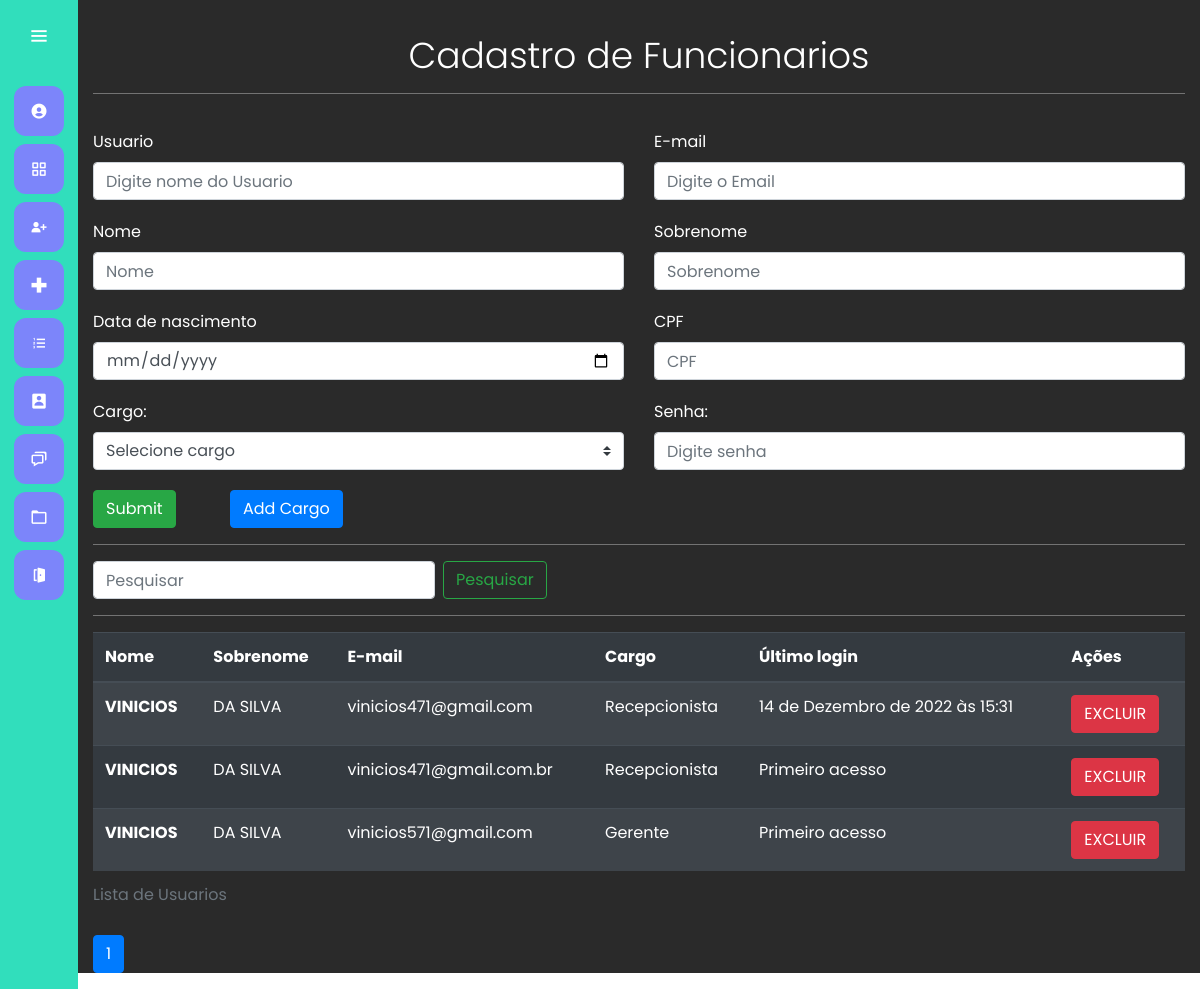
The app's page /cadastrar_usuario/, older data.
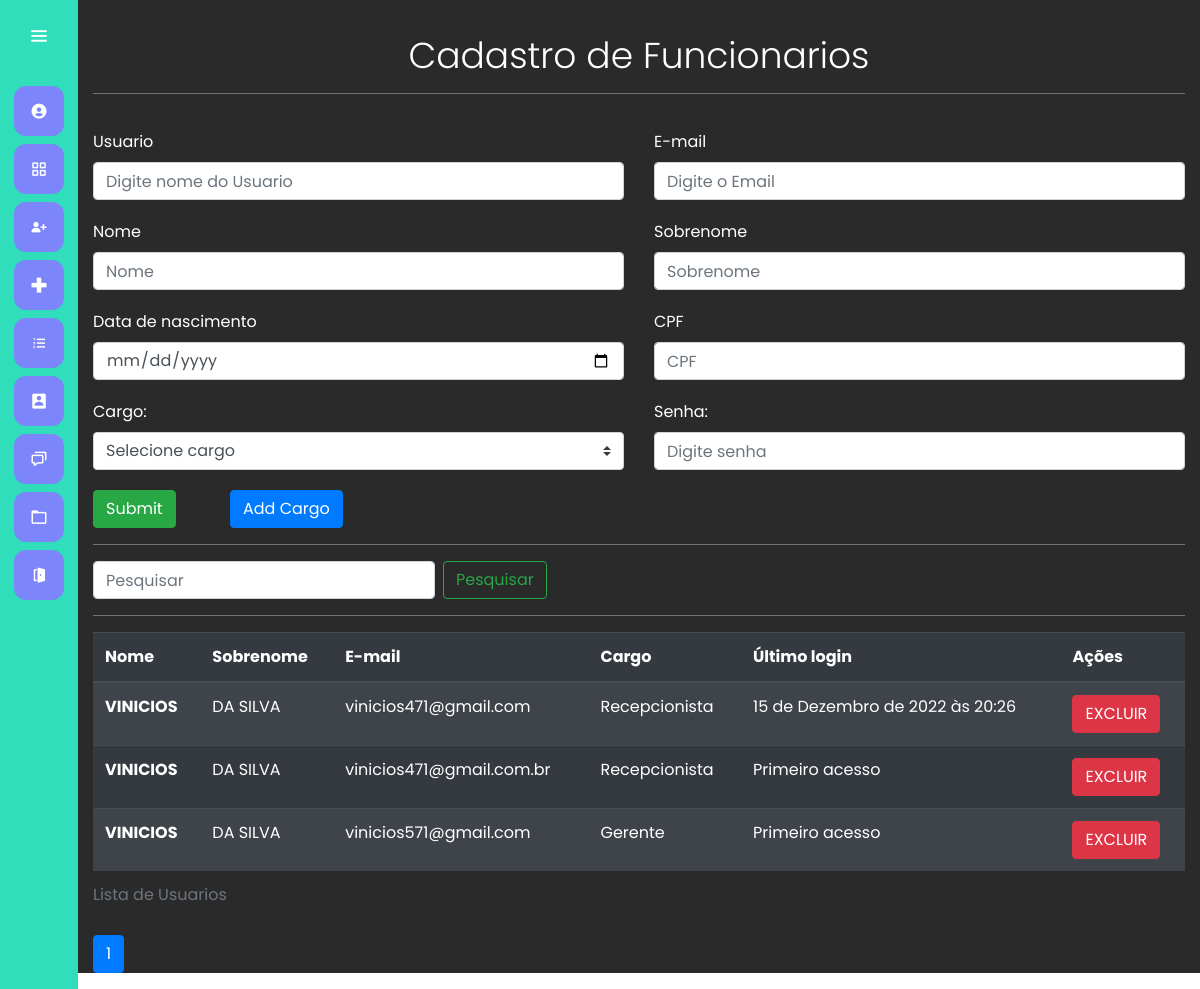
The same page, newer data.
### users/models.py (models this page shows)
class Users(AbstractUser):
    cargo = models.ForeignKey(Cargo, on_delete=models.CASCADE, null=True)
    cpf = models.CharField(max_length=12, blank=True)
    data_nascimento = models.DateField(blank=True, null=True)

class Cargo(models.Model):
    nome = models.CharField(max_length=50)
    def __str__(self) -> str:
        return self.nome

### users/views.py (the view, shortened to what this page needs)
# urls.py: path('cadastrar_usuario/', views.cadastro_usuario, name="cadastrar_usuario"),
@has_permission_decorator('cadastrar_recepcionista')
def cadastro_usuario(request):
    if request.method == 'GET':
        cargo = Cargo.objects.all()
        users = Users.objects.all()
        if request.GET.get('termo'):
            termo = request.GET.get('termo')
            print(termo)
            users = Users.objects.filter(Q(username__icontains=termo)|Q(email__icontains=termo)|Q(first_name__icontains=termo))
            return render(request, 'cadastro_usuario.html', {'users': users})
        else:
                users = Users.objects.order_by('-first_name')
        users = Users.objects.all()
        paginator = Paginator(users, 5)
        page = request.GET.get('page')
        users = paginator.get_page(page)
        return render(request, 'cadastro_usuario.html', {'users': users, 'cargo':cargo})

### users/templates/cadastro_usuario.html (shortened to what the changed rows need)
{% extends 'base.html' %}
{% load bootstrap4 %}
{% load static %}
{% block 'head' %}
    <link rel="stylesheet" href="{% static 'cadastro/css/cadastro_usuarios.css' %}">
{% endblock %}
{% block 'dashboard'%}
    <div class="container container-cadastro">
    <br>
    <h1 class="display-4">Cadastro de Funcionarios </h1>
        <table class="table table-striped table-dark">
            <caption>Lista de Usuarios</caption>
            <thead>
                <tr>
                    <th scope="col">Nome</th>
                    <th scope="col">Sobrenome</th>
                    <th scope="col">E-mail</th>
                    <th scope="col">Cargo</th>
                    <th scope="col">Último login</th>
                    <th scope="col">Ações</th>
                </tr>
            </thead>
            <tbody>
                {% for user in users %}
                    <tr>
                        <th>{{user.first_name}}</th>
                        <td>{{user.last_name}}</td>
                        <td>{{user.email}}</td>
                        <td>{{user.cargo}}</td>
                        <td>{% if not user.last_login %}
                                Primeiro acesso
                            {% else %}
                                {{user.last_login}}
                            {% endif %}
                        </td>
                        <td>
                            <a href="{% url 'excluir_usuario' user.id%}"
                            onclick="return confirm('Deseja mesmo excluir o Funcionario {{user.first_name}}');" class="btn btn-danger">EXCLUIR</a>
                        </td>
                    </tr>
                {% endfor %}
            </tbody>
            </table>
    </div>
{% endblock %}

Row changes from the older to the newer data that the page shows:
changed Users "vinicios471@gmail.com": last_login "14 de Dezembro de 2022 às 15:31" → "15 de Dezembro de 2022 às 20:26"
